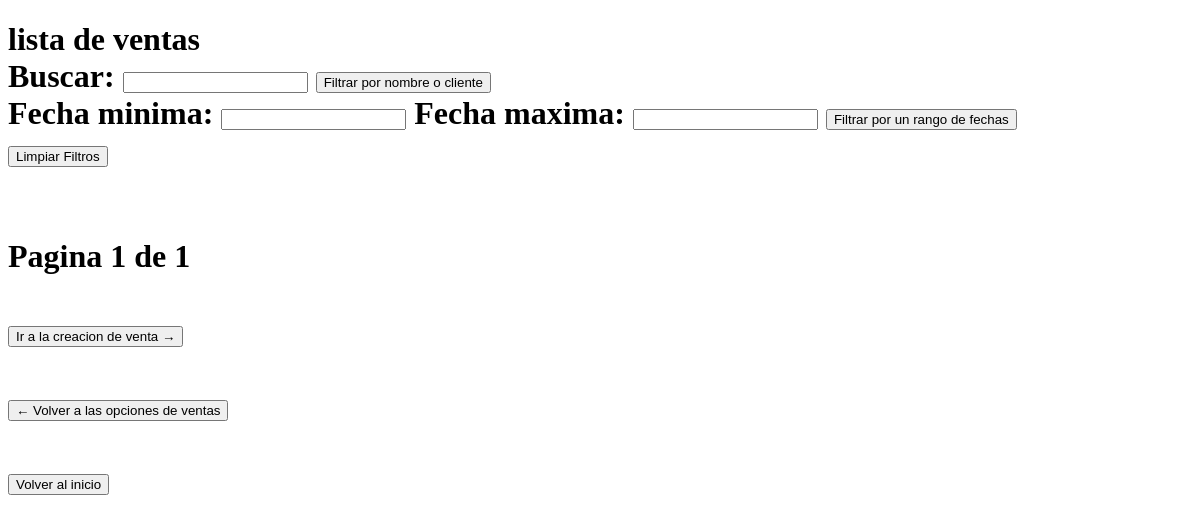
The page /ventas/listar/?page=2 on the database as committed earlier.
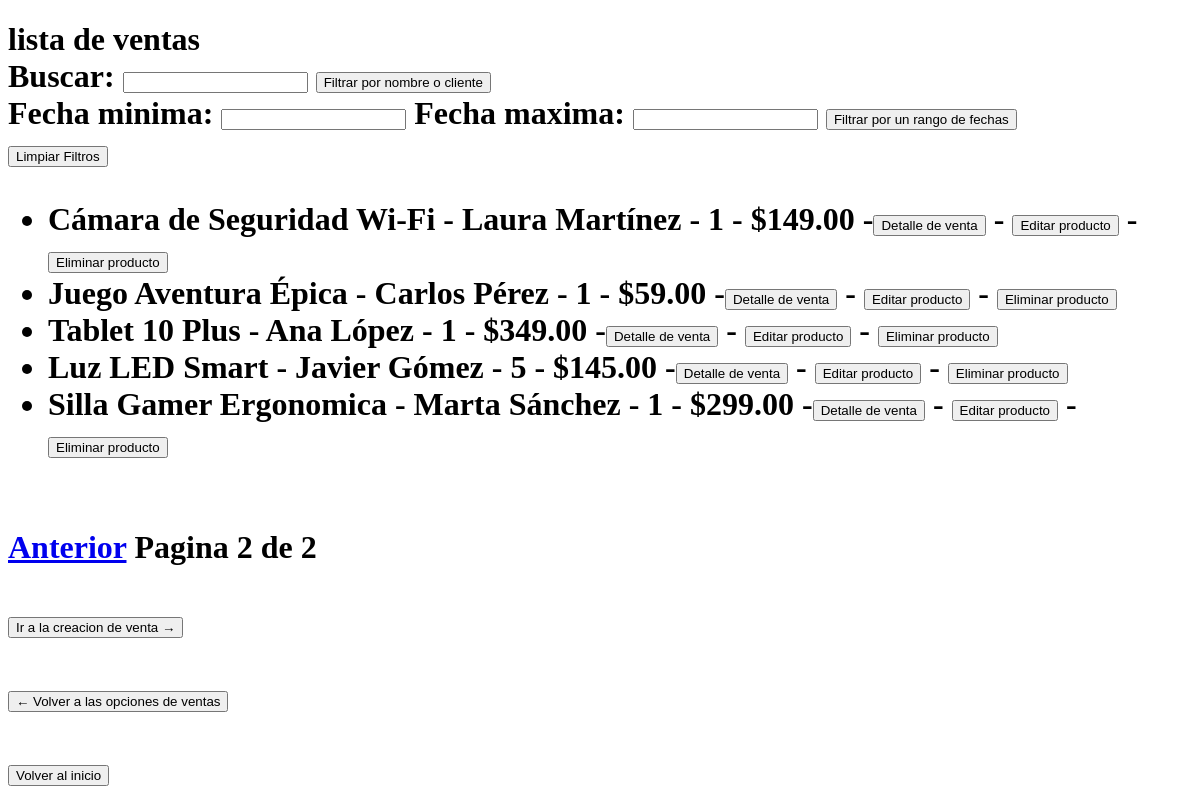
The same page on the database as committed later.
### ventas/models.py (models this page shows, shortened)
class Venta(models.Model):
    cliente = models.ForeignKey(Cliente, on_delete=models.CASCADE)
    producto = models.ForeignKey(Producto, on_delete=models.CASCADE)
    fecha = models.DateField(help_text='La fecha debe estar en el formato dd/mm/yyyy')
    cantidad = models.IntegerField()
    total = models.DecimalField(max_digits=10, decimal_places=2)

class Producto(models.Model):
    nombre = models.CharField(max_length=200)
    categoria = models.ForeignKey(Categoria, on_delete=models.CASCADE)
    descripcion = models.TextField()
    precio = models.DecimalField(max_digits=10, decimal_places=2)
    stock = models.IntegerField()
    def __str__(self):
        return self.nombre

class Cliente(models.Model):
    nombre = models.CharField(max_length=200)
    email = models.EmailField()
    telefono = models.CharField(max_length=15, help_text='Ingresar el telefono sin indicadores')
    direccion = models.CharField(max_length=300, help_text='La direccion debe ser copiada en formato completo por ej: calle 1 #1A22')
    def __str__(self):
        return self.nombre

### ventas/views.py (the view, shortened to what this page needs)
# urls.py: path('ventas/listar/', listar_ventas, name='listar_ventas'),
def listar_ventas(request):
    ventas_list = Venta.objects.all()
    query = request.GET.get('q')
    fecha_min_str = request.GET.get('fecha_min')
    fecha_max_str = request.GET.get('fecha_max')
    try:
        if fecha_min_str:
            fecha_min = datetime.strptime(fecha_min_str, '%d/%m/%Y').date()
        else:
            fecha_min = None
        if fecha_max_str:
            fecha_max = datetime.strptime(fecha_max_str, '%d/%m/%Y').date()
        else:
            fecha_max = None
    except ValueError:
        fecha_min = None
        fecha_max = None
    if query:
        ventas_list = ventas_list.filter(Q(producto__icontains = query) | Q(cliente__icontains = query))
    paginator = Paginator(ventas_list, 10)
    page_number = request.GET.get('page')
    ventas = paginator.get_page(page_number)
    return render(request, 'ventas/listar_ventas.html', {'ventas': ventas})

### ventas/templates/ventas/listar_ventas.html (shortened to what this page needs)
<!DOCTYPE html>
<html lang="en">
<head>
</head>
<body>
  <h1>lista de ventas</h>
  <form method="get">
    Buscar: <input type="text" name="q">
    <button type="submit">Filtrar por nombre o cliente</button>
  </form>
  <form method="get">
      Fecha minima: <input name="fecha_min" >
      Fecha maxima: <input name="fecha_max">
    <button type="submit">Filtrar por un rango de fechas</button>
  </form>
  <a href="{% url 'listar_ventas' %}" class="button">
    <button type="submit">Limpiar Filtros</button>
  </a>
  <ul>
    {% for venta in ventas %}
      <li>
        {{ venta.producto }} - {{venta.cliente}} - {{venta.cantidad}} - ${{venta.total}} -<a href="{% url 'detalle_venta'  venta.pk %}"><Button> Detalle de venta </Button></a> - <a href="{% url 'editar_venta'  venta.pk %}"><Button>Editar producto </Button></a> - <a href="{% url 'eliminar_venta'  venta.pk %}"><Button>Eliminar producto </Button></a>
      </li>
    {% endfor %}
  </ul>
  <br>
  <div>
      {% if ventas.has_previous %}
          <a href="?page={{ ventas.previous_page_number }}">Anterior</a>
      {% endif %}
      <span>Pagina {{ ventas.number }} de {{ ventas.paginator.num_pages }}</span>
  </div>
  <br>
  <a href="{% url 'agregar_venta' %}">
    <button type="submit">
      Ir a la creacion de venta →
    </button>
  </a>
  <br>
  <br>
  <a href="{% url 'ventas' %}">
    <button type="submit">
      ← Volver a las opciones de ventas
    </button>
  </a>
  <br>
  <br>
  <a href="{% url 'inicio' %}">
    <button type="submit">
      Volver al inicio
    </button>
  </a>
</body>
</html>

Rows that differ between the two databases and show on the page:
added Venta: producto "Cámara de Seguridad Wi-Fi", cliente "Laura Martínez", cantidad "1", total "149.00"
added Venta: producto "Juego Aventura Épica", cliente "Carlos Pérez", cantidad "1", total "59.00"
added Venta: producto "Tablet 10 Plus", cliente "Ana López", cantidad "1", total "349.00"
added Venta: producto "Luz LED Smart", cliente "Javier Gómez", cantidad "5", total "145.00"
added Venta: producto "Silla Gamer Ergonomica", cliente "Marta Sánchez", cantidad "1", total "299.00"
Other text that changed with them:
{{ ventas.number }}: "1" → "2"
{{ ventas.paginator.num_pages }}: "1" → "2"
text now shown: "Anterior"
